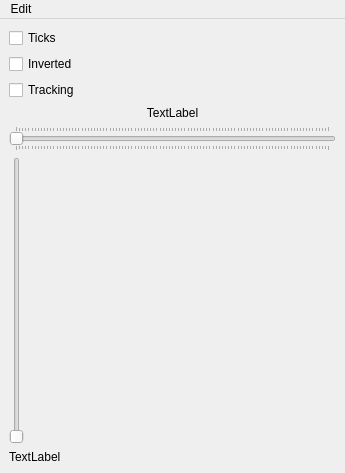
<?xml version="1.0" encoding="UTF-8"?>
<ui version="4.0">
 <class>MainWindow</class>
 <widget class="QMainWindow" name="MainWindow">
  <property name="geometry">
   <rect>
    <x>0</x>
    <y>0</y>
    <width>345</width>
    <height>473</height>
   </rect>
  </property>
  <widget class="QWidget" name="centralwidget">
   <layout class="QVBoxLayout" name="verticalLayout">
    <item>
     <widget class="QCheckBox" name="ticksCheckBox">
      <property name="text">
       <string>Ticks</string>
      </property>
     </widget>
    </item>
    <item>
     <widget class="QCheckBox" name="invertedCheckBox">
      <property name="text">
       <string>Inverted</string>
      </property>
     </widget>
    </item>
    <item>
     <widget class="QCheckBox" name="trackingCheckBox">
      <property name="text">
       <string>Tracking</string>
      </property>
     </widget>
    </item>
    <item>
     <widget class="QLabel" name="hSliderPosLabel">
      <property name="text">
       <string>TextLabel</string>
      </property>
      <property name="alignment">
       <set>Qt::AlignCenter</set>
      </property>
     </widget>
    </item>
    <item>
     <widget class="QSelectionSlider" name="hSlider">
      <property name="maximum">
       <number>100</number>
      </property>
      <property name="orientation">
       <enum>Qt::Horizontal</enum>
      </property>
      <property name="tickPosition">
       <enum>QSlider::TicksBothSides</enum>
      </property>
     </widget>
    </item>
    <item>
     <widget class="QSelectionSlider" name="vSlider">
      <property name="tracking">
       <bool>false</bool>
      </property>
     </widget>
    </item>
    <item>
     <widget class="QLabel" name="vSliderPosLabel">
      <property name="text">
       <string>TextLabel</string>
      </property>
      <property name="alignment">
       <set>Qt::AlignLeading|Qt::AlignLeft|Qt::AlignVCenter</set>
      </property>
     </widget>
    </item>
   </layout>
  </widget>
  <widget class="QMenuBar" name="menubar">
   <property name="geometry">
    <rect>
     <x>0</x>
     <y>0</y>
     <width>345</width>
     <height>21</height>
    </rect>
   </property>
   <widget class="QMenu" name="menuEdit">
    <property name="title">
     <string>Edit</string>
    </property>
    <addaction name="actionEnableCutSelection"/>
    <addaction name="actionCutSelection"/>
   </widget>
   <addaction name="menuEdit"/>
  </widget>
  <action name="actionOpen">
   <property name="text">
    <string>Open</string>
   </property>
  </action>
  <action name="actionEnableCutSelection">
   <property name="checkable">
    <bool>true</bool>
   </property>
   <property name="text">
    <string>Enable Cut Selection</string>
   </property>
   <property name="toolTip">
    <string>Enable Cut Selection</string>
   </property>
   <property name="shortcut">
    <string>F3</string>
   </property>
  </action>
  <action name="actionCutSelection">
   <property name="text">
    <string>Cut Selection</string>
   </property>
   <property name="shortcut">
    <string>F4</string>
   </property>
  </action>
 </widget>
 <customwidgets>
  <customwidget>
   <class>QSelectionSlider</class>
   <extends>QSlider</extends>
   <header>QSelectionSlider.h</header>
  </customwidget>
 </customwidgets>
 <resources/>
 <connections/>
</ui>
